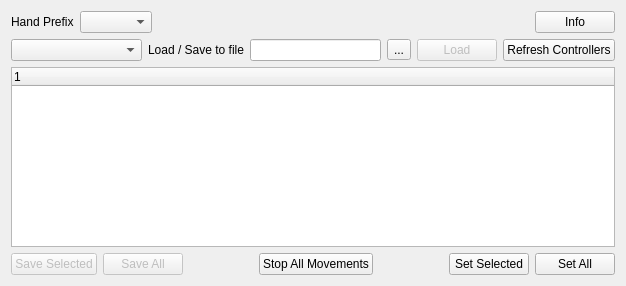
<?xml version="1.0" encoding="UTF-8"?>
<ui version="4.0">
 <class>ControllerDockWidget</class>
 <widget class="QWidget" name="ControllerDockWidget">
  <property name="geometry">
   <rect>
    <x>0</x>
    <y>0</y>
    <width>626</width>
    <height>286</height>
   </rect>
  </property>
  <property name="sizePolicy">
   <sizepolicy hsizetype="Expanding" vsizetype="Expanding">
    <horstretch>0</horstretch>
    <verstretch>0</verstretch>
   </sizepolicy>
  </property>
  <property name="windowTitle">
   <string>Hand Tuning</string>
  </property>
  <layout class="QGridLayout" name="gridLayout">
   <item row="0" column="0">
    <layout class="QVBoxLayout" name="verticalLayout" stretch="0">
     <property name="sizeConstraint">
      <enum>QLayout::SetMaximumSize</enum>
     </property>
     <item>
      <layout class="QVBoxLayout" name="verticalLayout_2">
       <item>
        <layout class="QHBoxLayout" name="horizontalLayout_3">
         <property name="topMargin">
          <number>0</number>
         </property>
         <item>
          <widget class="QLabel" name="label_2">
           <property name="text">
            <string>Hand Prefix</string>
           </property>
          </widget>
         </item>
         <item>
          <widget class="QComboBox" name="select_prefix"/>
         </item>
         <item>
          <spacer name="horizontalSpacer_4">
           <property name="orientation">
            <enum>Qt::Horizontal</enum>
           </property>
           <property name="sizeHint" stdset="0">
            <size>
             <width>40</width>
             <height>20</height>
            </size>
           </property>
          </spacer>
         </item>
         <item>
          <widget class="QPushButton" name="information_btn">
           <property name="text">
            <string>Info</string>
           </property>
          </widget>
         </item>
        </layout>
       </item>
       <item>
        <layout class="QHBoxLayout" name="horizontalLayout">
         <item>
          <widget class="QComboBox" name="dropdown_ctrl">
           <property name="sizePolicy">
            <sizepolicy hsizetype="Expanding" vsizetype="Fixed">
             <horstretch>0</horstretch>
             <verstretch>0</verstretch>
            </sizepolicy>
           </property>
           <property name="toolTip">
            <string extracomment="Choose the type of controller you want to tune."/>
           </property>
          </widget>
         </item>
         <item>
          <widget class="QLabel" name="label">
           <property name="text">
            <string>Load / Save to file</string>
           </property>
          </widget>
         </item>
         <item>
          <widget class="QLineEdit" name="txt_file_path">
           <property name="toolTip">
            <string>Choose a controller file to load / save to.</string>
           </property>
           <property name="readOnly">
            <bool>true</bool>
           </property>
          </widget>
         </item>
         <item>
          <widget class="QToolButton" name="btn_select_file_path">
           <property name="text">
            <string>...</string>
           </property>
          </widget>
         </item>
         <item>
          <widget class="QPushButton" name="btn_load">
           <property name="enabled">
            <bool>false</bool>
           </property>
           <property name="text">
            <string>Load</string>
           </property>
          </widget>
         </item>
         <item>
          <widget class="QPushButton" name="btn_refresh_ctrl">
           <property name="text">
            <string>Refresh Controllers</string>
           </property>
          </widget>
         </item>
        </layout>
       </item>
       <item>
        <layout class="QHBoxLayout" name="horizontalLayout_2">
         <item>
          <widget class="QTreeWidget" name="tree_ctrl_settings">
           <property name="enabled">
            <bool>true</bool>
           </property>
           <property name="toolTip">
            <string/>
           </property>
           <property name="autoFillBackground">
            <bool>false</bool>
           </property>
           <property name="frameShadow">
            <enum>QFrame::Sunken</enum>
           </property>
           <property name="tabKeyNavigation">
            <bool>false</bool>
           </property>
           <property name="alternatingRowColors">
            <bool>true</bool>
           </property>
           <property name="selectionMode">
            <enum>QAbstractItemView::ExtendedSelection</enum>
           </property>
           <property name="selectionBehavior">
            <enum>QAbstractItemView::SelectRows</enum>
           </property>
           <property name="animated">
            <bool>true</bool>
           </property>
           <column>
            <property name="text">
             <string notr="true">1</string>
            </property>
           </column>
          </widget>
         </item>
        </layout>
       </item>
       <item>
        <layout class="QHBoxLayout" name="horizontalLayout_4">
         <item>
          <widget class="QPushButton" name="btn_save_selected">
           <property name="enabled">
            <bool>false</bool>
           </property>
           <property name="toolTip">
            <string>(F7) save current parameters to the selected file for the selected motors</string>
           </property>
           <property name="text">
            <string>Save Selected</string>
           </property>
           <property name="shortcut">
            <string>F7</string>
           </property>
          </widget>
         </item>
         <item>
          <widget class="QPushButton" name="btn_save_all">
           <property name="enabled">
            <bool>false</bool>
           </property>
           <property name="toolTip">
            <string>(F6) save current parameters to the selected file</string>
           </property>
           <property name="text">
            <string>Save All</string>
           </property>
           <property name="shortcut">
            <string>F6</string>
           </property>
          </widget>
         </item>
         <item>
          <spacer name="horizontalSpacer">
           <property name="orientation">
            <enum>Qt::Horizontal</enum>
           </property>
           <property name="sizeHint" stdset="0">
            <size>
             <width>40</width>
             <height>20</height>
            </size>
           </property>
          </spacer>
         </item>
         <item>
          <widget class="QPushButton" name="btn_stop_mvts">
           <property name="text">
            <string>Stop All Movements</string>
           </property>
          </widget>
         </item>
         <item>
          <spacer name="horizontalSpacer_2">
           <property name="orientation">
            <enum>Qt::Horizontal</enum>
           </property>
           <property name="sizeHint" stdset="0">
            <size>
             <width>40</width>
             <height>20</height>
            </size>
           </property>
          </spacer>
         </item>
         <item>
          <widget class="QPushButton" name="btn_set_selected">
           <property name="enabled">
            <bool>true</bool>
           </property>
           <property name="toolTip">
            <string>(F9) set current parameters to the selected controllers</string>
           </property>
           <property name="text">
            <string>Set Selected</string>
           </property>
           <property name="shortcut">
            <string>F9</string>
           </property>
          </widget>
         </item>
         <item>
          <widget class="QPushButton" name="btn_set_all">
           <property name="enabled">
            <bool>true</bool>
           </property>
           <property name="toolTip">
            <string>(F8) set current parameters to all the controllers</string>
           </property>
           <property name="text">
            <string>Set All</string>
           </property>
           <property name="shortcut">
            <string>F8</string>
           </property>
          </widget>
         </item>
        </layout>
       </item>
      </layout>
     </item>
    </layout>
   </item>
  </layout>
 </widget>
 <resources/>
 <connections/>
</ui>
